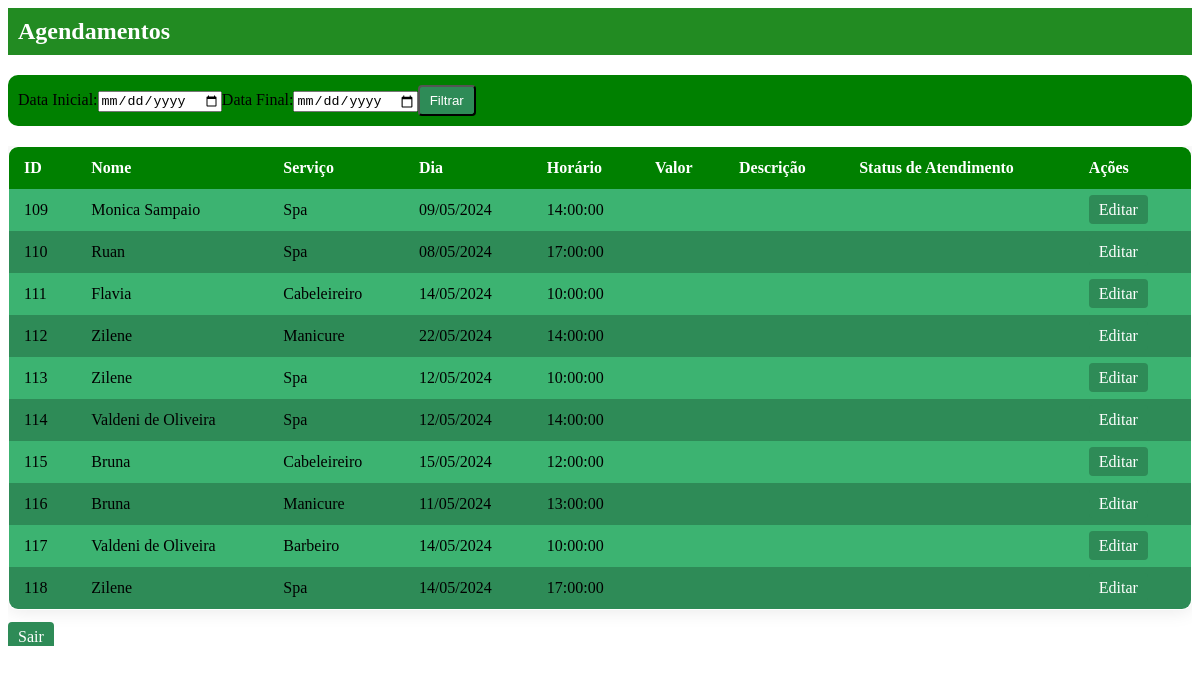
/most_fun.php, run on an earlier commit of the app's database.
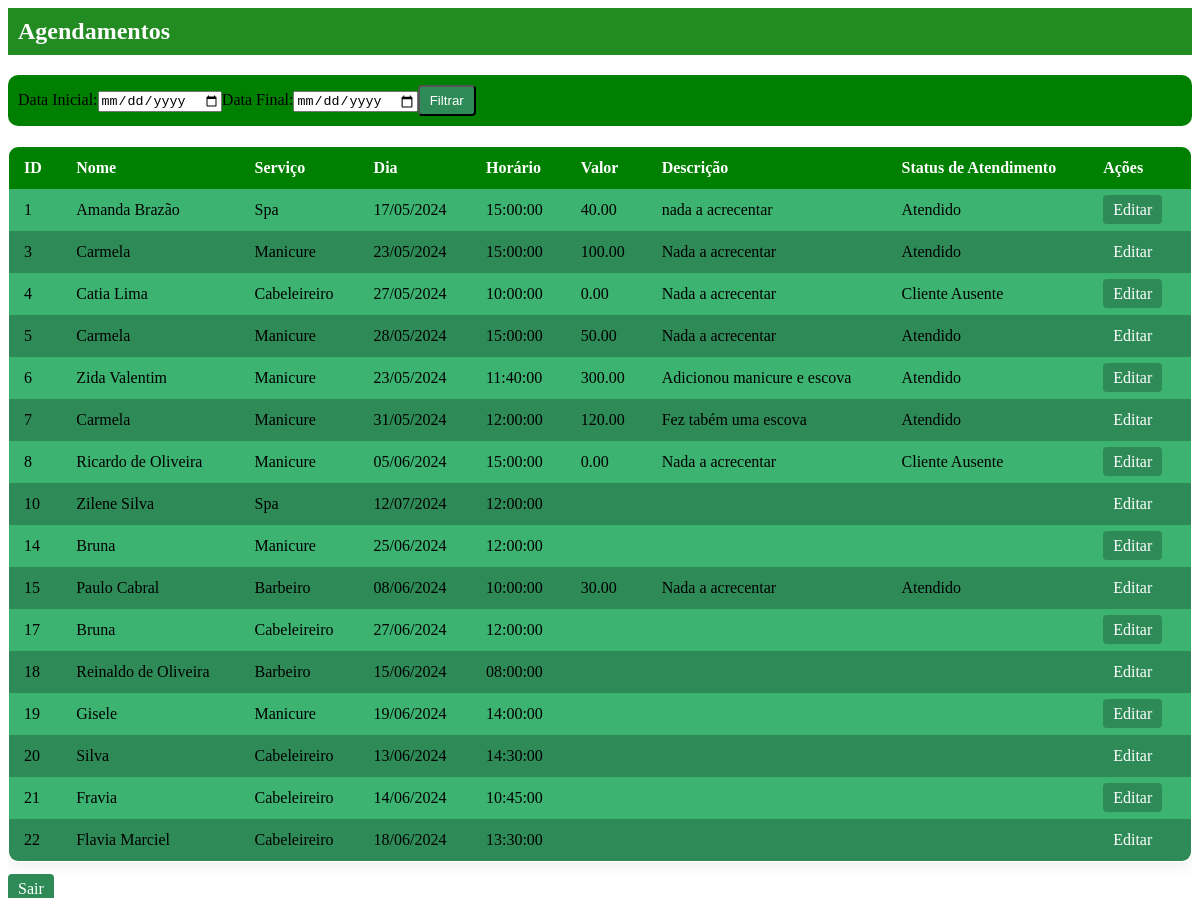
And on a later commit of the database.
### tables this page shows
CREATE TABLE `cliente` (
  `id` int(11) NOT NULL,
  `Nome` varchar(255) NOT NULL,
  `Telefone` varchar(15) NOT NULL,
  `Email` varchar(255) NOT NULL,
  `Servico` enum('Barbeiro','Cabeleireiro','Manicure','Spa') NOT NULL,
  `Dia` date NOT NULL,
  `Horario` time NOT NULL,
  `Senha` varchar(255) NOT NULL,
  `Valor` decimal(10,2) DEFAULT NULL,
  `Descricao` text DEFAULT NULL,
  `Status_Atendimento` enum('Cliente Ausente','Atendido') DEFAULT NULL
);

### most_fun.php (the view, shortened to what this page needs)
<?php
include_once('config.php');
$query = "SELECT * FROM cliente";
$result = mysqli_query($conexao, $query);
if(mysqli_num_rows($result) > 0) {
    echo "<h2 style='background-color: #228B22; padding: 10px; color: #fff;'>Agendamentos</h2>";
    echo "<form action='".$_SERVER['PHP_SELF']."' method='post' class='filter-form'>";
    echo "<label for='data_inicio'>Data Inicial:</label>";
    echo "<input type='date' id='data_inicio' name='data_inicio'>";
    echo "<label for='data_fim'>Data Final:</label>";
    echo "<input type='date' id='data_fim' name='data_fim'>";
    echo "<button type='submit' class='return-btn'>Filtrar</button>";
    echo "</form>";
    echo "<div class='table-container'>";
    echo "<table class='styled-table'>";
    echo "<thead><tr><th>ID</th><th>Nome</th><th>Serviço</th><th>Dia</th><th>Horário</th><th>Valor</th><th>Descrição</th><th>Status de Atendimento</th><th>Ações</th></tr></thead>";
    echo "<tbody>";
    $count = 0;
    while($row = mysqli_fetch_assoc($result)) {
        $count++;
        $color_class = $count % 2 == 0 ? 'even-row' : 'odd-row';
        echo "<tr class='$color_class'>";
        echo "<td>".$row['id']."</td>";
        echo "<td>".$row['Nome']."</td>";
        echo "<td>".$row['Servico']."</td>";
        echo "<td>".date('d/m/Y', strtotime($row['Dia']))."</td>";
        echo "<td>".$row['Horario']."</td>";
        echo "<td>".$row['Valor']."</td>";
        echo "<td>".$row['Descricao']."</td>";
        echo "<td>".$row['Status_Atendimento']."</td>";
        echo "<td><a class='edit-btn' href='editar_fun.php?id=".$row['id']."'>Editar</a></td>";
        echo "</tr>";
    }
    echo "</tbody>";
    echo "</table>";
    echo "<br><a class='return-btn' href='login_fun.php'>Sair</a>";
    echo "<br></div>";
} else {
    echo "<p>Não foram encontrados agendamentos para o período selecionado.</p>";
}
?>

What changed in the data, as far as the page shows it:
removed cliente: id "109", Nome "Monica Sampaio", Servico "Spa", Dia "09/05/2024", Horario "14:00:00"
removed cliente: id "110", Nome "Ruan", Servico "Spa", Dia "08/05/2024", Horario "17:00:00"
removed cliente: id "111", Nome "Flavia", Servico "Cabeleireiro", Dia "14/05/2024", Horario "10:00:00"
removed cliente: id "112", Nome "Zilene", Servico "Manicure", Dia "22/05/2024", Horario "14:00:00"
removed cliente: id "113", Nome "Zilene", Servico "Spa", Dia "12/05/2024", Horario "10:00:00"
removed cliente: id "114", Nome "Valdeni de Oliveira", Servico "Spa", Dia "12/05/2024", Horario "14:00:00"
removed cliente: id "115", Nome "Bruna", Servico "Cabeleireiro", Dia "15/05/2024", Horario "12:00:00"
removed cliente: id "116", Nome "Bruna", Servico "Manicure", Dia "11/05/2024", Horario "13:00:00"
removed cliente: id "117", Nome "Valdeni de Oliveira", Servico "Barbeiro", Dia "14/05/2024", Horario "10:00:00"
removed cliente: id "118", Nome "Zilene", Servico "Spa", Dia "14/05/2024", Horario "17:00:00"
added cliente: id "1", Nome "Amanda Brazão", Servico "Spa", Dia "17/05/2024", Horario "15:00:00", Valor "40.00", Descricao "nada a acrecentar", Status_Atendimento "Atendido"
added cliente: id "3", Nome "Carmela", Servico "Manicure", Dia "23/05/2024", Horario "15:00:00", Valor "100.00", Descricao "Nada a acrecentar", Status_Atendimento "Atendido"
added cliente: id "4", Nome "Catia Lima", Servico "Cabeleireiro", Dia "27/05/2024", Horario "10:00:00", Valor "0.00", Descricao "Nada a acrecentar", Status_Atendimento "Cliente Ausente"
added cliente: id "5", Nome "Carmela", Servico "Manicure", Dia "28/05/2024", Horario "15:00:00", Valor "50.00", Descricao "Nada a acrecentar", Status_Atendimento "Atendido"
added cliente: id "6", Nome "Zida Valentim", Servico "Manicure", Dia "23/05/2024", Horario "11:40:00", Valor "300.00", Descricao "Adicionou manicure e escova", Status_Atendimento "Atendido"
added cliente: id "7", Nome "Carmela", Servico "Manicure", Dia "31/05/2024", Horario "12:00:00", Valor "120.00", Descricao "Fez tabém uma escova", Status_Atendimento "Atendido"
added cliente: id "8", Nome "Ricardo de Oliveira", Servico "Manicure", Dia "05/06/2024", Horario "15:00:00", Valor "0.00", Descricao "Nada a acrecentar", Status_Atendimento "Cliente Ausente"
added cliente: id "10", Nome "Zilene Silva", Servico "Spa", Dia "12/07/2024", Horario "12:00:00"
added cliente: id "14", Nome "Bruna", Servico "Manicure", Dia "25/06/2024", Horario "12:00:00"
added cliente: id "15", Nome "Paulo Cabral", Servico "Barbeiro", Dia "08/06/2024", Horario "10:00:00", Valor "30.00", Descricao "Nada a acrecentar", Status_Atendimento "Atendido"
added cliente: id "17", Nome "Bruna", Servico "Cabeleireiro", Dia "27/06/2024", Horario "12:00:00"
added cliente: id "18", Nome "Reinaldo de Oliveira", Servico "Barbeiro", Dia "15/06/2024", Horario "08:00:00"
added cliente: id "19", Nome "Gisele", Servico "Manicure", Dia "19/06/2024", Horario "14:00:00"
added cliente: id "20", Nome "Silva", Servico "Cabeleireiro", Dia "13/06/2024", Horario "14:30:00"
added cliente: id "21", Nome "Fravia", Servico "Cabeleireiro", Dia "14/06/2024", Horario "10:45:00"
added cliente: id "22", Nome "Flavia Marciel", Servico "Cabeleireiro", Dia "18/06/2024", Horario "13:30:00"
